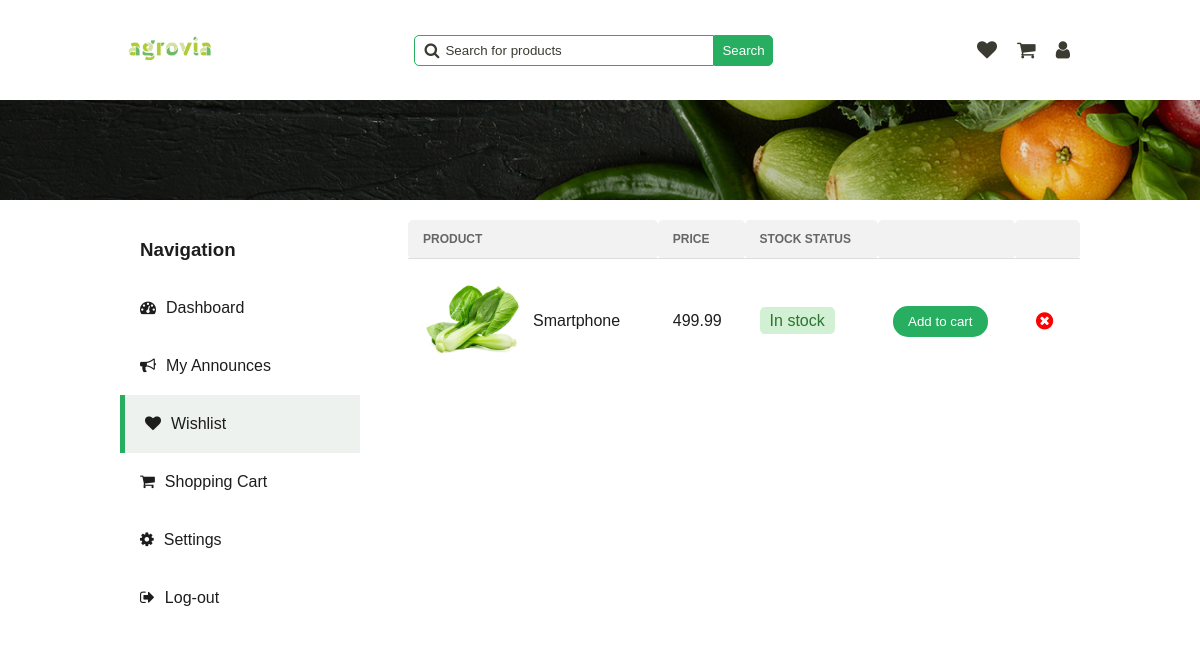
Page /pages/wishlist.php (signed in) on the earlier database version.
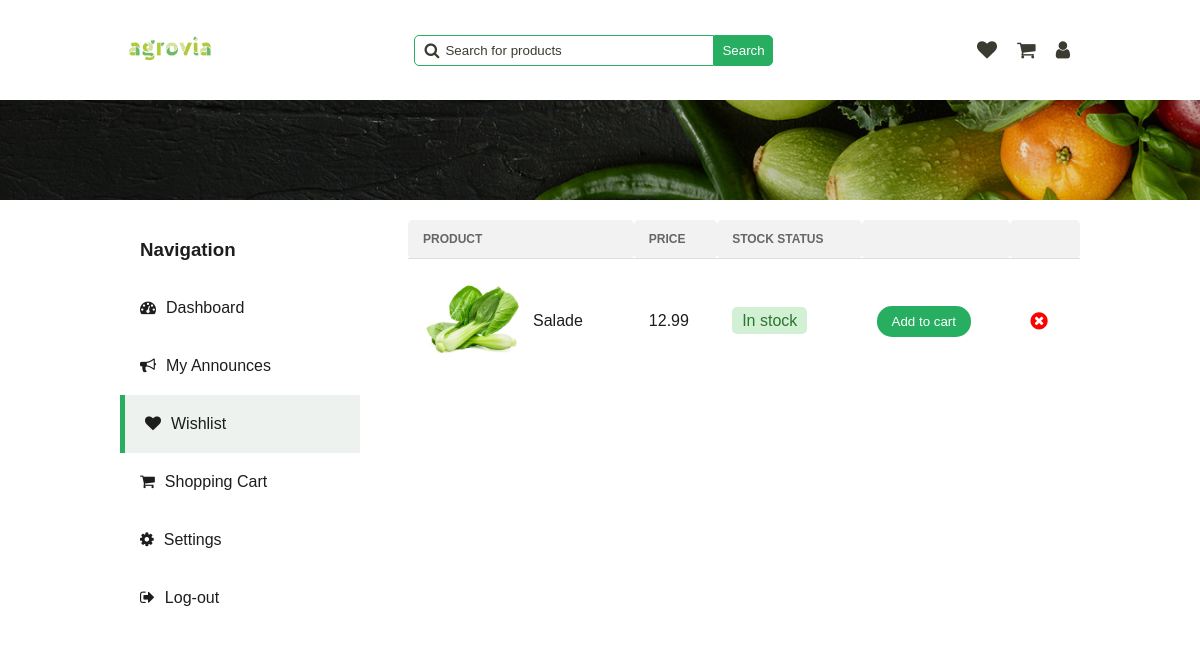
Same page on the later database version.
### tables this page shows
CREATE TABLE Announce (
  id INTEGER PRIMARY KEY,
  id_category INTEGER,
  image TEXT,
  title TEXT,
  description TEXT,
  price FLOAT,
  quantity INTEGER,
  rating INTEGER,
  out_of_stock BOOLEAN,
  FOREIGN KEY (id_category) REFERENCES Category(id)
);

### php/announce.php (called while the page is built, shortened)
<?php
require '../php/pdo.php';
function get_wishlist_by_user_id($user_id)
{
    global $pdo;
    $query = "SELECT Announce.*
              FROM Announce
              WHERE Announce.id IN (
                  SELECT announce_id FROM UserSaved
                  WHERE user_id = :user_id
                  AND is_in_favourite = 1
              )";
    $stmt = $pdo->prepare($query);
    $stmt->bindParam(':user_id', $user_id);
    $stmt->execute();
    $wishlist = $stmt->fetchAll(PDO::FETCH_ASSOC);
    return $wishlist;
}
?>

### pages/wishlist.php (the view, shortened to what this page needs)
<!DOCTYPE html>
<html lang="en">
<head>
    <link rel="stylesheet" href="../styles/alert.css">
    <link rel="stylesheet" href="../../styles/dashboard.css" onload="load_theme()">
    <link rel="stylesheet" href="../../styles/main-header.css">
    <link rel="stylesheet" href="../../styles/wishlist.css">
    <link rel="stylesheet" href="https://cdnjs.cloudflare.com/ajax/libs/font-awesome/4.7.0/css/font-awesome.min.css">
</head>
<body>
    <header>
        <a href="../pages/home.php"><img src="../../assets/logo/agrovia-green.png" alt="logo"></a>
        <div class="search-bar">
            <span>
                <i class="fa fa-search"></i>
                <input type="text" name="search" id="search" placeholder="Search for products"
                    onkeydown="if(event.keyCode === 13) search()">
            </span>
            <button onclick="search()">Search</button>
        </div>
        <div class="user">
            <a href="../../pages/user/wishlist.html">
                <i class="fa fa-heart"></i>
            </a>
            <a href="../../pages/user/cart.html">
                <i class="fa fa-shopping-cart"></i>
            </a>
            <a href="../pages/dashboard.php">
                <i class="fa fa-user"></i>
            </a>
        </div>
    </header>
    <div class="separator-background"></div>
    <?php
    require "../php/user.php";
    require "../php/announce.php";
    $wishlist_announce = get_wishlist_by_user_id($_SESSION['user_id']);
    ?>
    <div class="main-container">
        <section class="navigation">
            <h3>Navigation</h3>
            <a href="../pages/dashboard.php">
                <i class="fa fa-tachometer" aria-hidden="true"></i>
                <span>Dashboard</span>
            </a>
            <a href="../pages/my-announces.php">
                <i class="fa fa-bullhorn"></i>
                <span>My Announces</span>
            </a>
            <a href="../pages/wishlist.php" class="active">
                <i class="fa fa-heart"></i>
                <span>Wishlist</span>
            </a>
            <a href="../pages/shopping-cart.php">
                <i class="fa fa-shopping-cart"></i>
                <span>Shopping Cart</span>
            </a>
            <a href="../pages/settings.php">
                <i class="fa fa-gear"></i>
                <span>Settings</span>
            </a>
            <a href="../php/log-out.php">
                <i class="fa fa-sign-out"></i>
                Log-out
            </a>
        </section>
        <section class="tab-content wishlist-section">
            <table>
                <tr>
                    <th>Product</th>
                    <th>Price</th>
                    <th>Stock Status</th>
                    <th></th>
                    <th></th>
                </tr>
                <?php foreach ($wishlist_announce as $item): ?>
                    <tr id="wishlist-item-<?php echo $item['id']; ?>">
                        <td class="product">
                            <img src="<?php echo $item['image']; ?>" alt="product">
                            <span><?php echo $item['title']; ?></span>
                        </td>
                        <td><?php echo $item['price']; ?></td>
                        <td class="stock-status">
                            <span
                                class="stock-status <?php echo $item['out_of_stock'] == 0 ? 'in-stock' : 'out-of-stock'; ?>">
                                <?php
                                if ($item['out_of_stock'] == 0) {
                                    echo 'In stock';
                                } else {
                                    echo 'Out of stock';
                                }
                                ?>
                            </span>
                        </td>
                        <td>
                            <button class="cart-btn <?php echo $item['out_of_stock'] == 1 ? 'out-of-stock' : ''; ?>"
                                onclick="move_announce_to_cart(<?php echo $item['id']; ?>)">
                                Add to cart
                            </button>
                        </td>
                        <td>
                            <button class="delete-btn" onclick="delete_wishlist_item(<?php echo $item['id']; ?>)">
                                <i class="fa fa-times-circle" aria-hidden="true"></i>
                            </button>
                        </td>
                    </tr>
                <?php endforeach; ?>
            </table>
        </section>
    </div>
</body>
</html>

Differences in the rows shown:
changed announce: title "Smartphone" → "Salade"; price "499.99" → "12.99"
